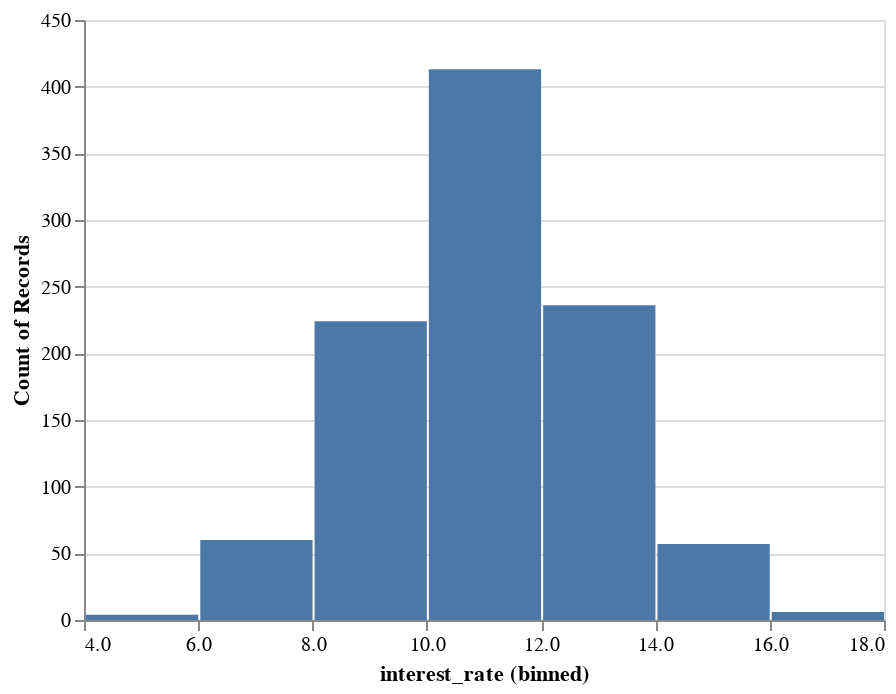

Notebook cell for this chart:
### Markdown cell above
### Histogram

### Code cell
# Histogram 
alt.Chart(df_normal).mark_bar().encode(
    alt.X("interest_rate:Q", bin=True),
    y='count()',
)

### Figure 1 — Vega-Lite specification as saved in the notebook (floating-point values rounded to 4 significant figures; data arrays with more than 128 entries replaced by an {"elided": "..."} marker saying what was removed)
{"config": {"view": {"continuousWidth": 400, "continuousHeight": 300}}, "data": {"name": "data-c98536a1123ac9474719fdffd9443970"}, "mark": "bar", "encoding": {"x": {"bin": true, "field": "interest_rate", "type": "quantitative"}, "y": {"aggregate": "count", "type": "quantitative"}}, "$schema": "https://vega.github.io/schema/vega-lite/v4.17.0.json", "datasets": {"data-c98536a1123ac9474719fdffd9443970": {"elided": "1000 records"}}}
